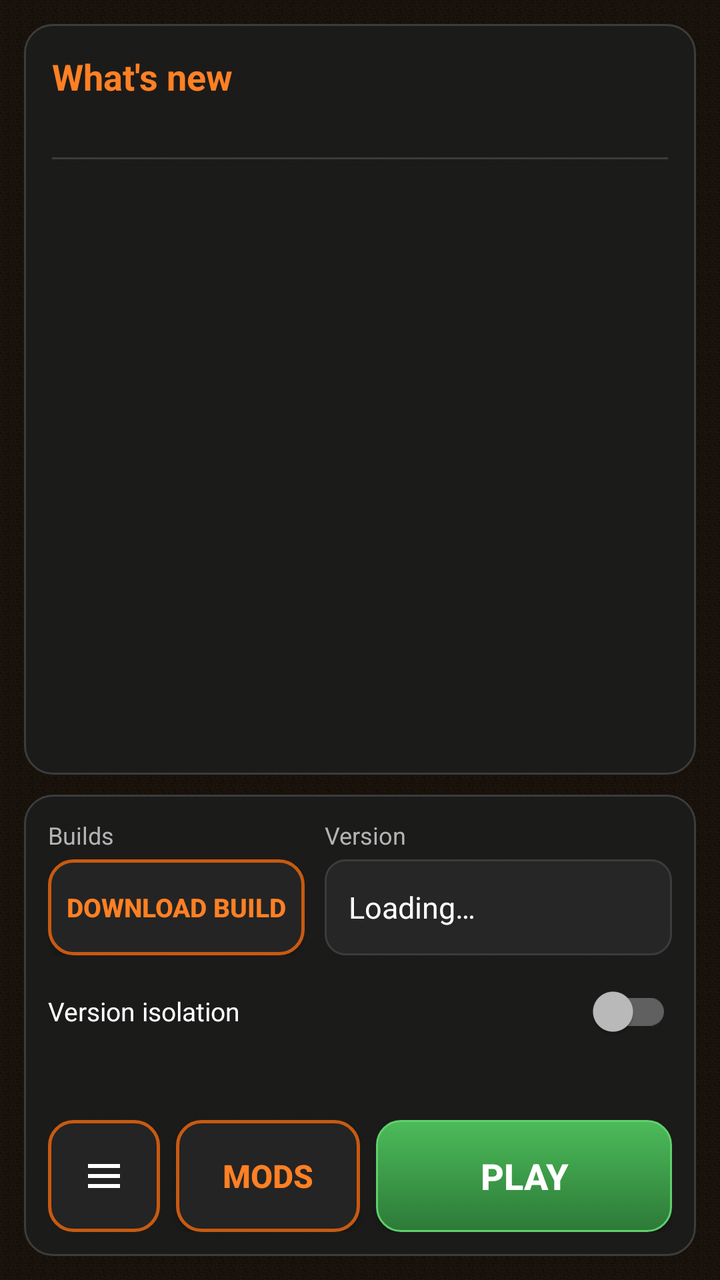
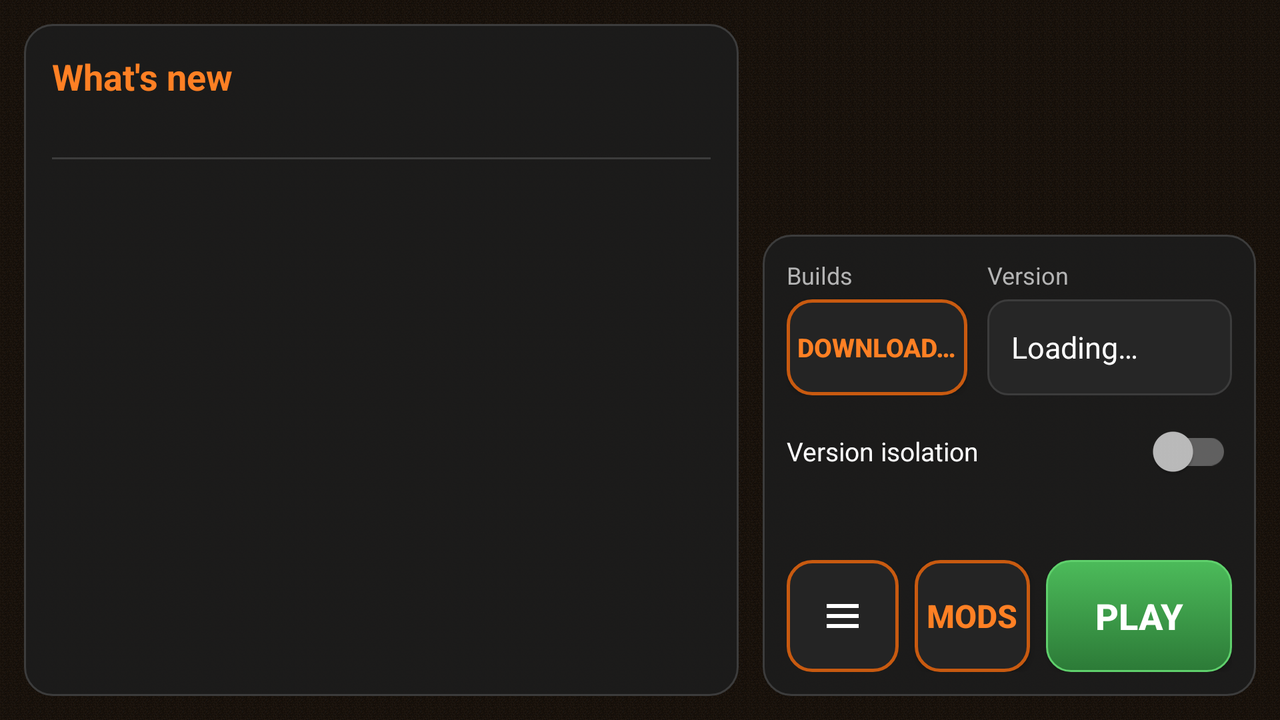

An Android layout and its configuration variant, each rendered on a device that would load it. The default file and the variant file are quoted in full after the pictures.
<!-- AndroidManifest.xml: application theme AppTheme -->
<!-- res/layout/fragment_launcher.xml -->
<?xml version="1.0" encoding="utf-8"?>
<LinearLayout xmlns:android="http://schemas.android.com/apk/res/android"
    android:id="@+id/fragment_menu_main"
    android:layout_width="match_parent"
    android:layout_height="match_parent"
    android:orientation="vertical"
    android:padding="12dp">

    <include
        layout="@layout/tnt_news_card"
        android:layout_width="match_parent"
        android:layout_height="0dp"
        android:layout_weight="1" />

    <include
        layout="@layout/tnt_controls_card"
        android:layout_width="match_parent"
        android:layout_height="wrap_content"
        android:layout_marginTop="10dp" />

</LinearLayout>
<!-- res/layout/tnt_news_card.xml (included above) -->
<?xml version="1.0" encoding="utf-8"?>
<LinearLayout xmlns:android="http://schemas.android.com/apk/res/android"
    android:layout_width="match_parent"
    android:layout_height="match_parent"
    android:orientation="vertical"
    android:background="@drawable/tnt_card"
    android:padding="14dp">

    <TextView
        android:id="@+id/tnt_news_title"
        android:layout_width="match_parent"
        android:layout_height="wrap_content"
        android:text="@string/tnt_whats_new"
        android:textColor="@color/tnt_accent"
        android:textSize="18sp"
        android:textStyle="bold" />

    <TextView
        android:id="@+id/tnt_news_sub"
        android:layout_width="match_parent"
        android:layout_height="wrap_content"
        android:layout_marginTop="2dp"
        android:textColor="@color/secondary_text"
        android:textSize="12sp" />

    <View
        android:layout_width="match_parent"
        android:layout_height="1dp"
        android:layout_marginVertical="10dp"
        android:background="@color/tnt_border" />

    <ScrollView
        android:id="@+id/tnt_news_scroll"
        android:layout_width="match_parent"
        android:layout_height="0dp"
        android:layout_weight="1"
        android:scrollbarStyle="outsideOverlay">

        <TextView
            android:id="@+id/tnt_news_text"
            android:layout_width="match_parent"
            android:layout_height="wrap_content"
            android:lineSpacingExtra="3dp"
            android:textColor="@color/primary_text"
            android:textIsSelectable="true"
            android:textSize="14sp" />
    </ScrollView>
</LinearLayout>
<!-- res/layout/tnt_controls_card.xml (included above) -->
<?xml version="1.0" encoding="utf-8"?>
<LinearLayout xmlns:android="http://schemas.android.com/apk/res/android"
    android:layout_width="match_parent"
    android:layout_height="wrap_content"
    android:orientation="vertical"
    android:background="@drawable/tnt_card"
    android:padding="12dp">



    <LinearLayout
        android:layout_width="match_parent"
        android:layout_height="wrap_content"
        android:orientation="horizontal">

        <LinearLayout
            android:layout_width="0dp"
            android:layout_height="wrap_content"
            android:layout_weight="1"
            android:orientation="vertical">

            <TextView
                android:layout_width="wrap_content"
                android:layout_height="wrap_content"
                android:text="@string/tnt_builds"
                android:textColor="@color/secondary_text"
                android:textSize="12sp" />

            <Button
                android:id="@+id/tnt_download_build"
                android:layout_width="match_parent"
                android:layout_height="48dp"
                android:layout_marginTop="4dp"
                android:background="@drawable/tnt_btn_dark"
                android:ellipsize="end"
                android:singleLine="true"
                android:text="@string/tnt_download_build"
                android:textColor="@color/tnt_accent"
                android:textSize="13sp"
                android:textStyle="bold" />
        </LinearLayout>

        <LinearLayout
            android:layout_width="0dp"
            android:layout_height="wrap_content"
            android:layout_weight="1.35"
            android:layout_marginStart="10dp"
            android:orientation="vertical">

            <TextView
                android:layout_width="wrap_content"
                android:layout_height="wrap_content"
                android:text="@string/tnt_version"
                android:textColor="@color/secondary_text"
                android:textSize="12sp" />

            <TextView
                android:id="@+id/tnt_version"
                android:layout_width="match_parent"
                android:layout_height="48dp"
                android:layout_marginTop="4dp"
                android:background="@drawable/tnt_field"
                android:drawableEnd="@drawable/spinner_arrow"
                android:drawablePadding="6dp"
                android:ellipsize="end"
                android:gravity="center_vertical"
                android:paddingHorizontal="12dp"
                android:singleLine="true"
                android:text="@string/tnt_loading"
                android:textColor="@color/primary_text"
                android:textSize="15sp" />
        </LinearLayout>
    </LinearLayout>

    <androidx.appcompat.widget.SwitchCompat
        android:id="@+id/tnt_isolation"
        android:layout_width="match_parent"
        android:layout_height="wrap_content"
        android:layout_marginTop="8dp"
        android:minHeight="40dp"
        android:text="@string/tnt_isolation"
        android:textColor="@color/primary_text"
        android:textSize="13sp" />

    <TextView
        android:id="@+id/tnt_status"
        android:layout_width="match_parent"
        android:layout_height="wrap_content"
        android:layout_marginTop="2dp"
        android:ellipsize="end"
        android:maxLines="2"
        android:textColor="@color/secondary_text"
        android:textSize="12sp" />

    <ProgressBar
        android:id="@+id/tnt_progress"
        style="?android:attr/progressBarStyleHorizontal"
        android:layout_width="match_parent"
        android:layout_height="4dp"
        android:layout_marginTop="4dp"
        android:indeterminate="true"
        android:indeterminateTint="@color/tnt_accent"
        android:visibility="invisible" />

    <LinearLayout
        android:layout_width="match_parent"
        android:layout_height="56dp"
        android:layout_marginTop="8dp"
        android:orientation="horizontal">

        <ImageButton
            android:id="@+id/tnt_more"
            android:layout_width="56dp"
            android:layout_height="match_parent"
            android:background="@drawable/tnt_btn_dark"
            android:contentDescription="@string/tnt_more"
            android:src="@drawable/tnt_ic_more" />

        <Button
            android:id="@+id/tnt_mods"
            android:layout_width="0dp"
            android:layout_height="match_parent"
            android:layout_weight="1"
            android:layout_marginStart="8dp"
            android:background="@drawable/tnt_btn_dark"
            android:text="@string/tnt_mods_button"
            android:textColor="@color/tnt_accent"
            android:textSize="16sp"
            android:textStyle="bold" />

        <Button
            android:id="@+id/play_button"
            android:layout_width="0dp"
            android:layout_height="match_parent"
            android:layout_weight="1.6"
            android:layout_marginStart="8dp"
            android:background="@drawable/tnt_btn_play"
            android:text="@string/tnt_play"
            android:textColor="#FFFFFF"
            android:textSize="18sp"
            android:textStyle="bold" />
    </LinearLayout>
</LinearLayout>
<!-- resources referenced by this layout -->
<resources>
  <color name="primary_text">#FFFFFF</color>
  <color name="secondary_text">#B4B4B4</color>
  <color name="tnt_accent">#FF8024</color>
  <color name="tnt_border">#3C3C3C</color>
  <!-- drawable tnt_btn_dark (drawable) -->
  <?xml version="1.0" encoding="utf-8"?>
  <selector xmlns:android="http://schemas.android.com/apk/res/android">
      <item android:state_enabled="false">
          <shape>
              <solid android:color="#2A2A2A" />
              <corners android:radius="12dp" />
          </shape>
      </item>
      <item android:state_pressed="true">
          <shape>
              <solid android:color="#3A2A1E" />
              <corners android:radius="12dp" />
              <stroke android:width="1.5dp" android:color="@color/tnt_accent" />
          </shape>
      </item>
      <item>
          <shape>
              <solid android:color="#242424" />
              <corners android:radius="12dp" />
              <stroke android:width="1.5dp" android:color="@color/tnt_accent_dark" />
          </shape>
      </item>
  </selector>
  <!-- drawable tnt_btn_play (drawable) -->
  <?xml version="1.0" encoding="utf-8"?>
  <selector xmlns:android="http://schemas.android.com/apk/res/android">
      <item android:state_enabled="false">
          <shape>
              <solid android:color="#3A3A3A" />
              <corners android:radius="12dp" />
          </shape>
      </item>
      <item android:state_pressed="true">
          <shape>
              <solid android:color="@color/tnt_green_dark" />
              <corners android:radius="12dp" />
          </shape>
      </item>
      <item>
          <shape>
              <gradient android:angle="270" android:startColor="#4CBB5A" android:endColor="@color/tnt_green_dark" />
              <corners android:radius="12dp" />
              <stroke android:width="1dp" android:color="#5FD06C" />
          </shape>
      </item>
  </selector>
  <!-- drawable tnt_card (drawable) -->
  <?xml version="1.0" encoding="utf-8"?>
  <shape xmlns:android="http://schemas.android.com/apk/res/android">
      <solid android:color="@color/tnt_card" />
      <corners android:radius="14dp" />
      <stroke android:width="1dp" android:color="@color/tnt_border" />
  </shape>
  <!-- drawable tnt_ic_more (drawable) -->
  <?xml version="1.0" encoding="utf-8"?>
  <vector xmlns:android="http://schemas.android.com/apk/res/android"
      android:width="24dp" android:height="24dp" android:viewportWidth="24" android:viewportHeight="24">
      <path android:fillColor="#FFFFFF"
          android:pathData="M4,6h16v2H4zM4,11h16v2H4zM4,16h16v2H4z" />
  </vector>
  <string name="tnt_builds">Builds</string>
  <string name="tnt_download_build">DOWNLOAD BUILD</string>
  <string name="tnt_isolation">Version isolation</string>
  <string name="tnt_loading">Loading…</string>
  <string name="tnt_mods_button">MODS</string>
  <string name="tnt_more">More</string>
  <string name="tnt_play">PLAY</string>
  <string name="tnt_version">Version</string>
  <string name="tnt_whats_new">What\'s new</string>
  <color name="tnt_accent_dark">#C85A10</color>
  <color name="tnt_green_dark">#2C7A37</color>
  <color name="tnt_card">#E61C1C1C</color>
  <color name="tnt_field">#262626</color>
  <color name="background_status_bar">#1C1C1C</color>
  <color name="background_app">#141414</color>
  <!-- drawable tnt_background (drawable) -->
  <?xml version="1.0" encoding="utf-8"?>
  <layer-list xmlns:android="http://schemas.android.com/apk/res/android">
      <item>
          <bitmap android:src="@drawable/tnt_background_tile" android:tileMode="repeat" android:filter="false" />
      </item>
      <item>
          <shape><solid android:color="#66000000" /></shape>
      </item>
  </layer-list>
  <!-- some entries are left out for length -->
</resources>
<!-- res/layout-land/fragment_launcher.xml (the repository's variant of the layout above) -->
<!-- drawn on the phone turned sideways -->
<?xml version="1.0" encoding="utf-8"?>
<LinearLayout xmlns:android="http://schemas.android.com/apk/res/android"
    android:id="@+id/fragment_menu_main"
    android:layout_width="match_parent"
    android:layout_height="match_parent"
    android:orientation="horizontal"
    android:padding="12dp">

    <include
        layout="@layout/tnt_news_card"
        android:layout_width="0dp"
        android:layout_height="match_parent"
        android:layout_weight="1.45" />

    <ScrollView
        android:layout_width="0dp"
        android:layout_height="match_parent"
        android:layout_weight="1"
        android:layout_marginStart="12dp"
        android:fillViewport="true">

        <LinearLayout
            android:layout_width="match_parent"
            android:layout_height="wrap_content"
            android:orientation="vertical"
            android:gravity="bottom">

            <include
                layout="@layout/tnt_controls_card"
                android:layout_width="match_parent"
                android:layout_height="wrap_content" />
        </LinearLayout>
    </ScrollView>

</LinearLayout>
